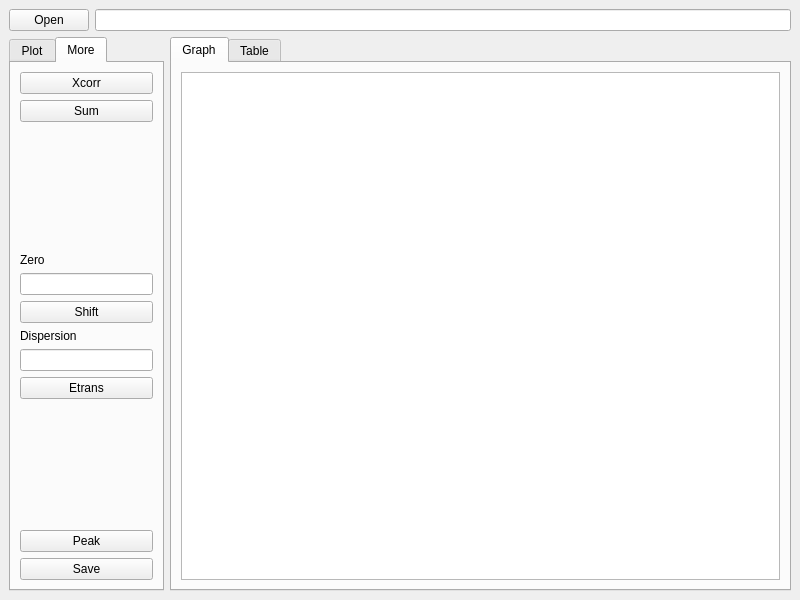
<?xml version="1.0" encoding="UTF-8"?>
<ui version="4.0">
 <class>MainWindow</class>
 <widget class="QMainWindow" name="MainWindow">
  <property name="geometry">
   <rect>
    <x>0</x>
    <y>0</y>
    <width>800</width>
    <height>600</height>
   </rect>
  </property>
  <property name="windowTitle">
   <string>RIXSplot</string>
  </property>
  <widget class="QWidget" name="centralwidget">
   <layout class="QGridLayout" name="gridLayout">
    <item row="0" column="0">
     <layout class="QHBoxLayout" name="horizontalLayout">
      <item>
       <widget class="QPushButton" name="pushButton">
        <property name="text">
         <string>Open</string>
        </property>
       </widget>
      </item>
      <item>
       <widget class="QLineEdit" name="lineEdit"/>
      </item>
     </layout>
    </item>
    <item row="1" column="0">
     <layout class="QHBoxLayout" name="horizontalLayout_2" stretch="1,4">
      <item>
       <widget class="QTabWidget" name="tabWidget">
        <property name="currentIndex">
         <number>1</number>
        </property>
        <widget class="QWidget" name="tab_1">
         <attribute name="title">
          <string>Plot</string>
         </attribute>
         <layout class="QGridLayout" name="gridLayout_4">
          <item row="0" column="0">
           <layout class="QVBoxLayout" name="verticalLayout">
            <item>
             <widget class="QListWidget" name="listWidget"/>
            </item>
            <item>
             <widget class="QPushButton" name="pushButton_2">
              <property name="text">
               <string>Plot</string>
              </property>
             </widget>
            </item>
           </layout>
          </item>
         </layout>
        </widget>
        <widget class="QWidget" name="tab_2">
         <attribute name="title">
          <string>More</string>
         </attribute>
         <layout class="QGridLayout" name="gridLayout_2">
          <item row="0" column="0">
           <layout class="QVBoxLayout" name="verticalLayout_2">
            <item>
             <widget class="QPushButton" name="pushButton_3">
              <property name="text">
               <string>Xcorr</string>
              </property>
             </widget>
            </item>
            <item>
             <widget class="QPushButton" name="pushButton_4">
              <property name="text">
               <string>Sum</string>
              </property>
             </widget>
            </item>
            <item>
             <spacer name="verticalSpacer">
              <property name="orientation">
               <enum>Qt::Vertical</enum>
              </property>
              <property name="sizeHint" stdset="0">
               <size>
                <width>20</width>
                <height>40</height>
               </size>
              </property>
             </spacer>
            </item>
            <item>
             <widget class="QLabel" name="label">
              <property name="text">
               <string>Zero</string>
              </property>
             </widget>
            </item>
            <item>
             <widget class="QLineEdit" name="lineEdit_2"/>
            </item>
            <item>
             <widget class="QPushButton" name="pushButton_5">
              <property name="text">
               <string>Shift</string>
              </property>
             </widget>
            </item>
            <item>
             <widget class="QLabel" name="label_2">
              <property name="text">
               <string>Dispersion</string>
              </property>
             </widget>
            </item>
            <item>
             <widget class="QLineEdit" name="lineEdit_3"/>
            </item>
            <item>
             <widget class="QPushButton" name="pushButton_6">
              <property name="text">
               <string>Etrans</string>
              </property>
             </widget>
            </item>
            <item>
             <spacer name="verticalSpacer_2">
              <property name="orientation">
               <enum>Qt::Vertical</enum>
              </property>
              <property name="sizeHint" stdset="0">
               <size>
                <width>20</width>
                <height>40</height>
               </size>
              </property>
             </spacer>
            </item>
            <item>
             <widget class="QPushButton" name="pushButton_7">
              <property name="text">
               <string>Peak</string>
              </property>
             </widget>
            </item>
            <item>
             <widget class="QPushButton" name="pushButton_8">
              <property name="text">
               <string>Save</string>
              </property>
             </widget>
            </item>
           </layout>
          </item>
         </layout>
        </widget>
       </widget>
      </item>
      <item>
       <widget class="QTabWidget" name="tabWidget_2">
        <property name="currentIndex">
         <number>0</number>
        </property>
        <widget class="QWidget" name="tab_3">
         <attribute name="title">
          <string>Graph</string>
         </attribute>
         <layout class="QGridLayout" name="gridLayout_6">
          <item row="0" column="0">
           <widget class="QTextBrowser" name="textBrowser"/>
          </item>
         </layout>
        </widget>
        <widget class="QWidget" name="tab_4">
         <attribute name="title">
          <string>Table</string>
         </attribute>
         <layout class="QGridLayout" name="gridLayout_5">
          <item row="0" column="0">
           <widget class="QTableWidget" name="tableWidget"/>
          </item>
         </layout>
        </widget>
       </widget>
      </item>
     </layout>
    </item>
   </layout>
  </widget>
 </widget>
 <resources/>
 <connections/>
</ui>
